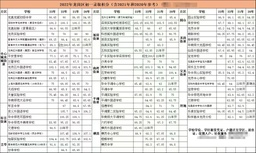
#> input picture Python/Remove the mosaic/WeixinImage_20240701103524.jpg, 256 x 153 px, shrunk from 1383 x 829 before the run, found by its file name
$ python cutMosaic.py
#> lines starting #> are read from the running program, lines starting #| are printed output that depends on the picture
import cv2
import numpy as np
import matplotlib.pyplot as plt
from skimage.filters import unsharp_mask

# 读取图片
image_path = 'Python/Remove the mosaic/WeixinImage_20240701103524.jpg'
image = cv2.imread(image_path)
#> image is the input picture: shape (153, 256, 3); mean B, G, R 220.6, 224.1, 227.1
image = cv2.cvtColor(image, cv2.COLOR_BGR2RGB)  # OpenCV使用BGR格式

# 将图像放大，以便更好地处理马赛克
scale_factor = 10
height, width, _ = image.shape
#> height = 153; width = 256
image = cv2.resize(image, (width * scale_factor, height * scale_factor), interpolation=cv2.INTER_LINEAR)
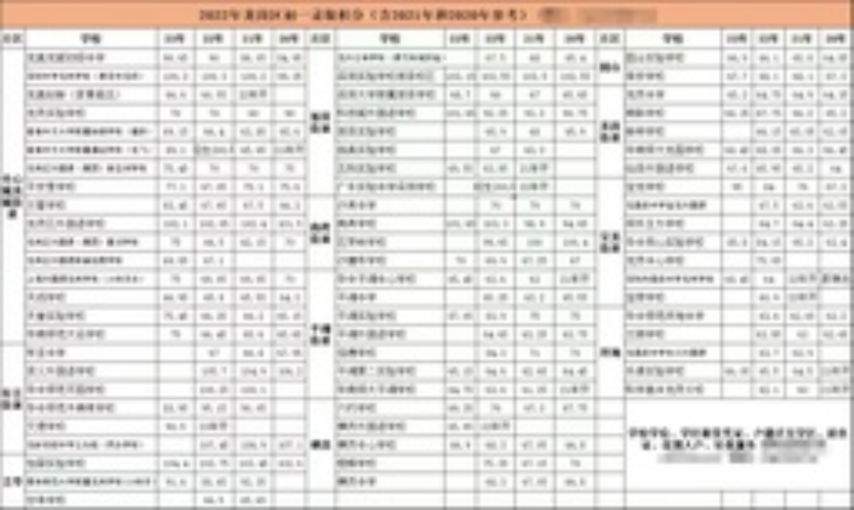
#> image: shape (1530, 2560, 3) (shown at 1/3 size); mean R, G, B 227, 224, 220.5

# 对图像应用高斯模糊
blurred_image = cv2.GaussianBlur(image, (5, 5), 0)

# 应用反锐化掩模（Unsharp Mask）
sharp_image = unsharp_mask(blurred_image, radius=2, amount=2)
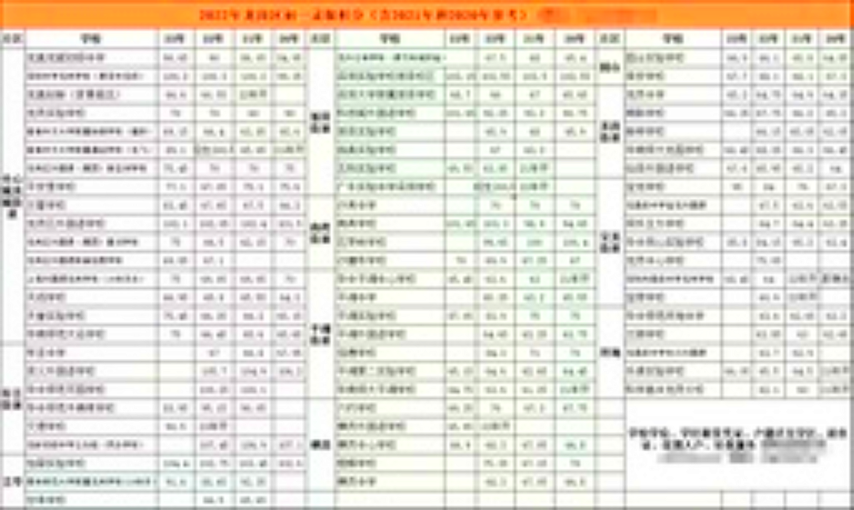
#> sharp_image: shape (1530, 2560, 3) float64 (shown at 1/3 size); mean R, G, B 0.899, 0.879, 0.841
sharp_image = np.clip(sharp_image, 0, 1)
sharp_image = (255 * sharp_image).astype(np.uint8)

# 显示原始图像和处理后的图像
fig, axes = plt.subplots(1, 2, figsize=(12, 6), sharex=True, sharey=True)
ax = axes.ravel()

ax[0].imshow(image)
ax[0].set_title("Mosaic Image")

ax[1].imshow(sharp_image)
ax[1].set_title("Restored Image")

plt.show()
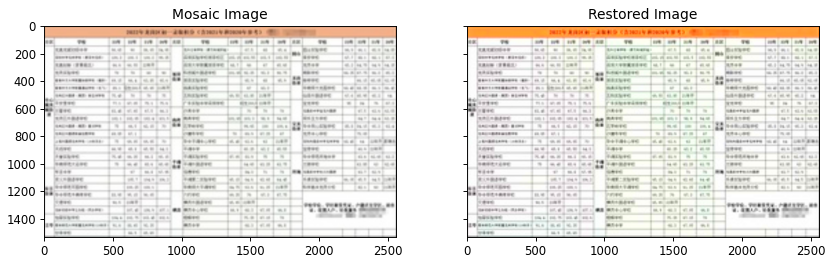
#> figure drawn by matplotlib, 2 panels
